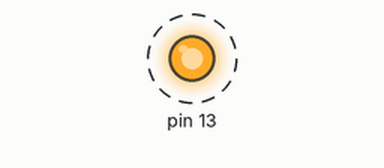
Recording of a sketch running on a simulated Arduino Uno, built with avr-gcc and run on an emulated ATmega328P. Parts: output pins drawn as LEDs (lit = HIGH). Dashed ring = blinking. What the sketch prints to the serial monitor is not drawn.

Above: at 3.7 s.
Timing chart, 0 to 7.8 s (numbered marks = the images above):
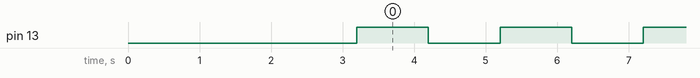

The sketch:

gsm_eng_garage.ino
```cpp
//#include <SoftwareSerial.h>

//SoftwareSerial mySerial(0,1);
void setup()
{

  // initialize the led pin as an output.
  pinMode(13, OUTPUT);
  // start serial port at 9600 bps
  Serial.begin(9600);
  // wait for a while till the serial port is ready
  delay(100);
  Serial.println("AT+CMGF=1");    //Sets the GSM Module in Text Mode
  delay(1000);
  /*Serial.print("AT+CMGS=");
  Serial.print('"');
  Serial.print("+917799117795");
  Serial.print('"');
  Serial.print('\r');*/

  delay(1000);
  Serial.print("THIS IS ARDUINO");
  delay(100);
  Serial.println((char)26);
  delay(1000);
}

void loop()
{
    digitalWrite(13, HIGH);
    delay(1000);
    digitalWrite(13, LOW);
    delay(1000);
}
```

Measured:
- by itself, pin 13: alternates HIGH for 1.0 s and LOW for 1.0 s
